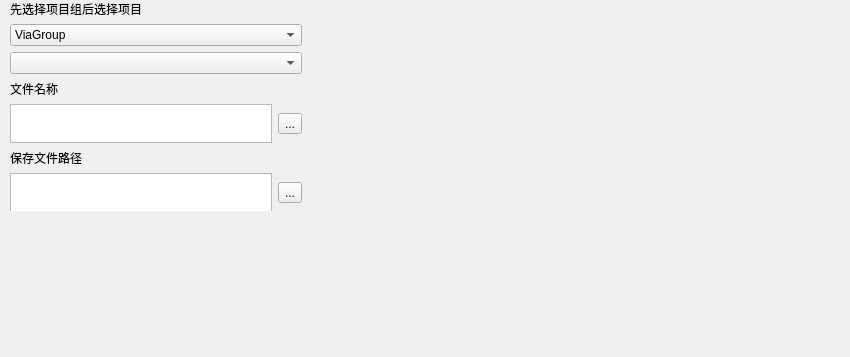
<?xml version="1.0" encoding="UTF-8"?>
<ui version="4.0">
 <class>Widget</class>
 <widget class="QWidget" name="Widget">
  <property name="geometry">
   <rect>
    <x>0</x>
    <y>0</y>
    <width>850</width>
    <height>357</height>
   </rect>
  </property>
  <property name="windowTitle">
   <string>Form</string>
  </property>
  <widget class="QWidget" name="layoutWidget">
   <property name="geometry">
    <rect>
     <x>10</x>
     <y>0</y>
     <width>292</width>
     <height>211</height>
    </rect>
   </property>
   <layout class="QGridLayout" name="gridLayout">
    <item row="0" column="0">
     <widget class="QLabel" name="label">
      <property name="text">
       <string>先选择项目组后选择项目</string>
      </property>
     </widget>
    </item>
    <item row="3" column="0">
     <widget class="QLabel" name="label_2">
      <property name="text">
       <string>文件名称</string>
      </property>
     </widget>
    </item>
    <item row="4" column="0">
     <widget class="QTextEdit" name="textEdit"/>
    </item>
    <item row="4" column="1">
     <widget class="QToolButton" name="toolButton">
      <property name="text">
       <string>...</string>
      </property>
      <property name="toolButtonStyle">
       <enum>Qt::ToolButtonIconOnly</enum>
      </property>
     </widget>
    </item>
    <item row="5" column="0">
     <widget class="QLabel" name="label_3">
      <property name="text">
       <string>保存文件路径</string>
      </property>
     </widget>
    </item>
    <item row="6" column="0">
     <widget class="QTextEdit" name="textEdit_2"/>
    </item>
    <item row="6" column="1">
     <widget class="QToolButton" name="toolButton_2">
      <property name="text">
       <string>...</string>
      </property>
     </widget>
    </item>
    <item row="1" column="0" colspan="2">
     <widget class="QComboBox" name="comboBox_Group">
      <item>
       <property name="text">
        <string extracomment="ViaVersion等">ViaGroup</string>
       </property>
      </item>
     </widget>
    </item>
    <item row="2" column="0" colspan="2">
     <widget class="QComboBox" name="comboBox_Name">
      <property name="editable">
       <bool>false</bool>
      </property>
     </widget>
    </item>
   </layout>
  </widget>
 </widget>
 <resources/>
 <connections/>
</ui>
